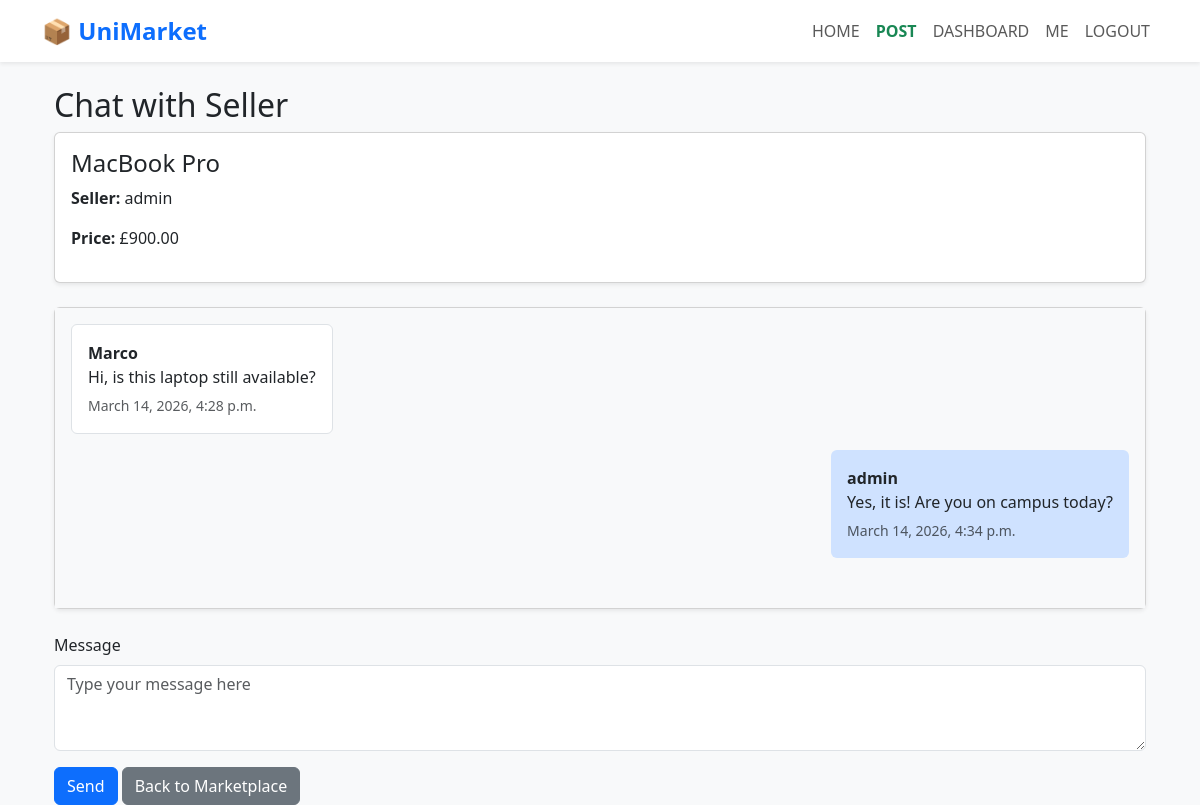
/chat/2/1/ (signed in), run on the app's committed database.
### items/models.py (models this page shows, shortened)
class Item(models.Model):
    STATUS_CHOICES = [
        ('Active', 'Active'),
        ('Sold', 'Sold'),
    ]
    CONDITION_CHOICES = [
        ('New', 'New'),
        ('Like New', 'Like New'),
        ('Good', 'Good'),
        ('Fair', 'Fair'),
    ]
    CATEGORY_CHOICES = [
        ('Textbooks', 'Textbooks'),
        ('Electronics', 'Electronics'),
        ('Furniture', 'Furniture'),
        ('Other', 'Other'),
    ]
    seller = models.ForeignKey(User, on_delete=models.CASCADE, related_name='items')
    title = models.CharField(max_length=200)
    description = models.TextField()
    price = models.DecimalField(max_digits=8, decimal_places=2)
    image = models.ImageField(upload_to='item_images/', blank=True, null=True)
    category = models.CharField(max_length=50, choices=CATEGORY_CHOICES)
    condition = models.CharField(max_length=50, choices=CONDITION_CHOICES)
    status = models.CharField(max_length=20, choices=STATUS_CHOICES, default='Active')
    created_at = models.DateTimeField(auto_now_add=True)

### chat/models.py (models this page shows, shortened)
class Message(models.Model):
    sender = models.ForeignKey(User, on_delete=models.CASCADE, related_name='sent_messages')
    receiver = models.ForeignKey(User, on_delete=models.CASCADE, related_name='received_messages')
    item = models.ForeignKey(Item, on_delete=models.CASCADE, related_name='messages')
    content = models.TextField()
    timestamp = models.DateTimeField(auto_now_add=True)

### chat/views.py (the view, shortened to what this page needs)
# urls.py: path('chat/<int:item_id>/<int:seller_id>/', views.chat_room, name='chat_room'),
@login_required(login_url='/admin/login/')
def chat_room(request, item_id, seller_id):
    item = get_object_or_404(Item, id=item_id)
    seller = get_object_or_404(User, id=seller_id)
    messages = Message.objects.filter(item=item).order_by('timestamp')
    return render(request, 'chat_room.html', {
        'item': item,
        'seller_id': seller_id,
        'messages': messages,
    })

### templates/chat_room.html (shortened to what this page needs)
{% extends "base.html" %}
{% block content %}
<div class="container mt-4">
    <h2>Chat with Seller</h2>
    <div class="card mb-4 shadow-sm">
        <div class="card-body">
            <h4>{{ item.title }}</h4>
            <p><strong>Seller:</strong> {{ item.seller.username }}</p>
            <p><strong>Price:</strong> £{{ item.price }}</p>
        </div>
    </div>
    <div class="card mb-4 shadow-sm">
        <div class="card-body" id="chat-box" style="min-height: 300px; max-height: 400px; overflow-y: auto; background-color: #f8f9fa;">
            {% for message in messages %}
                {% if message.sender == request.user %}
                    <div class="d-flex justify-content-end mb-3">
                        <div class="p-3 rounded" style="max-width: 70%; background-color: #cfe2ff;">
                            <strong>{{ message.sender.username }}</strong>
                            <p class="mb-1">{{ message.content }}</p>
                            <small class="text-muted">{{ message.timestamp }}</small>
                        </div>
                    </div>
                {% else %}
                    <div class="d-flex justify-content-start mb-3">
                        <div class="p-3 rounded border bg-white" style="max-width: 70%;">
                            <strong>{{ message.sender.username }}</strong>
                            <p class="mb-1">{{ message.content }}</p>
                            <small class="text-muted">{{ message.timestamp }}</small>
                        </div>
                    </div>
                {% endif %}
            {% empty %}
                <p>No messages yet.</p>
            {% endfor %}
        </div>
    </div>
    <div class="mb-3">
        <label for="message-input" class="form-label">Message</label>
        <textarea
            id="message-input"
            class="form-control"
            rows="3"
            placeholder="Type your message here"
        ></textarea>
    </div>
    <button id="send-btn" class="btn btn-primary">Send</button>
    <a href="/marketplace/" class="btn btn-secondary">Back to Marketplace</a>
</div>
{% endblock %}

### templates/base.html (style rules this page uses)
body { background-color: #f8f9fa; }

### data on the page
Item: title "MacBook Pro", seller.username "admin", price "900.00"
Message: sender.username "Marco", content "Hi, is this laptop still available?", timestamp "March 14, 2026, 4:28 p.m."
Message: sender.username "admin", content "Yes, it is! Are you on campus today?", timestamp "March 14, 2026, 4:34 p.m."
